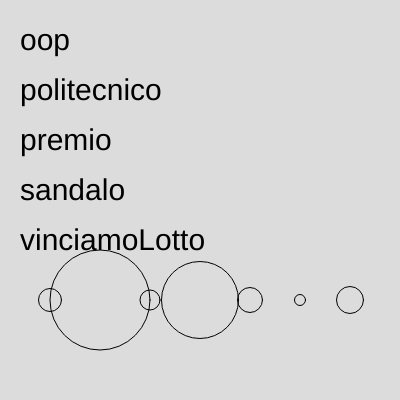
Frame 1 (no input)
Frame 60 (no input): identical to frame 1, image omitted
Frame 120 (the mouse pressed at the canvas centre since frame 60): identical to frame 1, image omitted

The p5.js sketch that drew this single still picture (run headless with seeded random() and noise() and a simulated clock; from frame 60 on, the mouse is pressed at the canvas centre):

// p5.js sketch
// ── sketch.js
let num=23;
let num2= 24;
let arrayNum=[23,100,20,77,25,11,27];
//indici di accesso 0,1,2,3,4,5,6
//collezione ordinata omogenea di elementi
let collectionParole=["oop", "politecnico","premio", "sandalo", "vinciamoLotto"];

function setup() {
  createCanvas(400, 400);
}

function draw() {
  background(220);
  fill(0);
  textSize(30);
  //vedere un elemento dopo l'altro dell'array
  //0---> max-1
  let ycoord=50;
  for(let i=0; i< collectionParole.length; i++){
    //(arrayNum[i]---> i-th element of array
    text(collectionParole[i], 20,ycoord);
    ycoord=ycoord+50;
  }
  noFill();
  //ellissi con dimensioni diverse
  for(let i=0; i<arrayNum.length;i++){
    //dato il valore dell'arrayNum[i] creiamo un ellisse con dimensione basata su lui
    ellipse(50*i+50,300, arrayNum[i], arrayNum[i]);
  }
}
